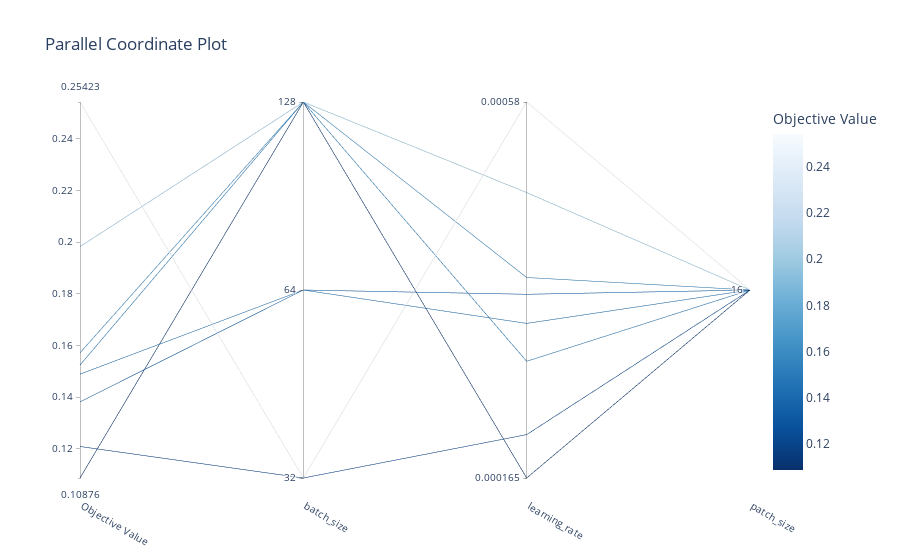

The notebook cell saved with this chart:
### Code cell
plot_parallel_coordinate(study)

### Figure 1 — Plotly figure (JSON) as saved in the notebook; plotly's stock layout.template omitted (floating-point values rounded to 4 significant figures)
{"data": [{"dimensions": [{"label": "Objective Value", "range": [0.1088, 0.2542], "values": [0.2542, 0.121, 0.1489, 0.1382, 0.1572, 0.1983, 0.1525, 0.1088]}, {"label": "batch_size", "range": [0, 2], "ticktext": ["32", "64", "128"], "tickvals": [0, 1, 2], "values": [0, 0, 1, 1, 2, 2, 2, 2]}, {"label": "learning_rate", "range": [-3.782, -3.237], "ticktext": ["0.000165", "0.00058"], "tickvals": [-3.782, -3.237], "values": [-3.237, -3.72, -3.558, -3.516, -3.492, -3.368, -3.613, -3.782]}, {"label": "patch_size", "range": [0, 0], "ticktext": ["16"], "tickvals": [0], "values": [0, 0, 0, 0, 0, 0, 0, 0]}], "labelangle": 30, "labelside": "bottom", "line": {"color": [0.2542, 0.121, 0.1489, 0.1382, 0.1572, 0.1983, 0.1525, 0.1088], "colorbar": {"title": {"text": "Objective Value"}}, "colorscale": [[0, "rgb(247,251,255)"], [0.125, "rgb(222,235,247)"], [0.25, "rgb(198,219,239)"], [0.375, "rgb(158,202,225)"], [0.5, "rgb(107,174,214)"], [0.625, "rgb(66,146,198)"], [0.75, "rgb(33,113,181)"], [0.875, "rgb(8,81,156)"], [1, "rgb(8,48,107)"]], "reversescale": true, "showscale": true}, "type": "parcoords"}], "layout": {"title": {"text": "Parallel Coordinate Plot"}}}
